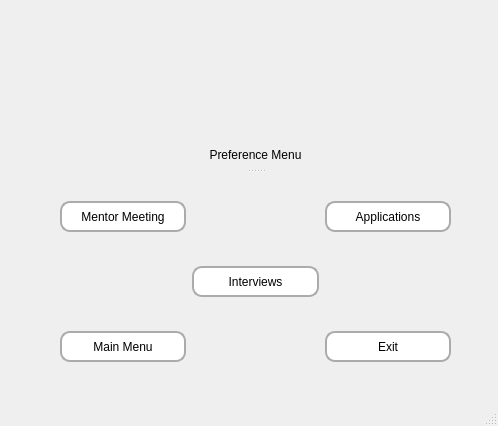
<?xml version="1.0" encoding="UTF-8"?>
<ui version="4.0">
 <class>MainWindow</class>
 <widget class="QMainWindow" name="MainWindow">
  <property name="geometry">
   <rect>
    <x>0</x>
    <y>0</y>
    <width>498</width>
    <height>426</height>
   </rect>
  </property>
  <property name="windowTitle">
   <string>MainWindow</string>
  </property>
  <widget class="QWidget" name="centralwidget">
   <widget class="QLabel" name="label">
    <property name="geometry">
     <rect>
      <x>40</x>
      <y>10</y>
      <width>431</width>
      <height>111</height>
     </rect>
    </property>
    <property name="text">
     <string/>
    </property>
    <property name="pixmap">
     <pixmap>../../logo_720.png</pixmap>
    </property>
    <property name="scaledContents">
     <bool>true</bool>
    </property>
   </widget>
   <widget class="QSplitter" name="splitter">
    <property name="geometry">
     <rect>
      <x>60</x>
      <y>140</y>
      <width>391</width>
      <height>251</height>
     </rect>
    </property>
    <property name="orientation">
     <enum>Qt::Orientation::Vertical</enum>
    </property>
    <widget class="QLabel" name="label_2">
     <property name="styleSheet">
      <string notr="true">font: 700 italic 20pt &quot;Segoe UI&quot;;</string>
     </property>
     <property name="text">
      <string>Preference Menu</string>
     </property>
     <property name="alignment">
      <set>Qt::AlignmentFlag::AlignCenter</set>
     </property>
    </widget>
    <widget class="QWidget" name="layoutWidget">
     <layout class="QGridLayout" name="gridLayout">
      <item row="2" column="0">
       <widget class="QPushButton" name="pushButton_3">
        <property name="minimumSize">
         <size>
          <width>121</width>
          <height>31</height>
         </size>
        </property>
        <property name="styleSheet">
         <string notr="true">
QPushButton{
color:rgb(0, 0, 0);
background-color: rgb(255, 255, 255);
border-radius: 10px;
border: 2px solid rgb(171, 171, 171);
}
QPushButton:hover {
    background-color:rgb(255, 226, 229);
}
QPushButton:pressed {
    background-color: rgb(218, 30, 60);
	color: rgb(255, 255, 255)
}</string>
        </property>
        <property name="text">
         <string>Main Menu</string>
        </property>
       </widget>
      </item>
      <item row="2" column="2">
       <widget class="QPushButton" name="pushButton_2">
        <property name="minimumSize">
         <size>
          <width>121</width>
          <height>31</height>
         </size>
        </property>
        <property name="styleSheet">
         <string notr="true">
QPushButton{
color:rgb(0, 0, 0);
background-color: rgb(255, 255, 255);
border-radius: 10px;
border: 2px solid rgb(171, 171, 171);
}
QPushButton:hover {
    background-color:rgb(255, 226, 229);
}
QPushButton:pressed {
    background-color: rgb(218, 30, 60);
	color: rgb(255, 255, 255)
}</string>
        </property>
        <property name="text">
         <string>Exit</string>
        </property>
       </widget>
      </item>
      <item row="1" column="1">
       <widget class="QPushButton" name="pushButton_4">
        <property name="minimumSize">
         <size>
          <width>121</width>
          <height>31</height>
         </size>
        </property>
        <property name="styleSheet">
         <string notr="true">
QPushButton{
color:rgb(0, 0, 0);
background-color: rgb(255, 255, 255);
border-radius: 10px;
border: 2px solid rgb(171, 171, 171);
}
QPushButton:hover {
    background-color:rgb(255, 226, 229);
}
QPushButton:pressed {
    background-color: rgb(218, 30, 60);
	color: rgb(255, 255, 255)
}
</string>
        </property>
        <property name="text">
         <string>Interviews</string>
        </property>
       </widget>
      </item>
      <item row="0" column="2">
       <widget class="QPushButton" name="pushButton">
        <property name="minimumSize">
         <size>
          <width>121</width>
          <height>31</height>
         </size>
        </property>
        <property name="styleSheet">
         <string notr="true">
QPushButton{
color:rgb(0, 0, 0);
background-color: rgb(255, 255, 255);
border-radius: 10px;
border: 2px solid rgb(171, 171, 171);
}
QPushButton:hover {
    background-color:rgb(255, 226, 229);
}
QPushButton:pressed {
    background-color: rgb(218, 30, 60);
	color: rgb(255, 255, 255)
}</string>
        </property>
        <property name="text">
         <string>Applications</string>
        </property>
       </widget>
      </item>
      <item row="0" column="0">
       <widget class="QPushButton" name="pushButton_5">
        <property name="minimumSize">
         <size>
          <width>121</width>
          <height>31</height>
         </size>
        </property>
        <property name="styleSheet">
         <string notr="true">
QPushButton{
color:rgb(0, 0, 0);
background-color: rgb(255, 255, 255);
border-radius: 10px;
border: 2px solid rgb(171, 171, 171);
}
QPushButton:hover {
    background-color:rgb(255, 226, 229);
}
QPushButton:pressed {
    background-color: rgb(218, 30, 60);
	color: rgb(255, 255, 255)
}</string>
        </property>
        <property name="text">
         <string>Mentor Meeting</string>
        </property>
       </widget>
      </item>
     </layout>
    </widget>
   </widget>
  </widget>
  <widget class="QMenuBar" name="menubar">
   <property name="geometry">
    <rect>
     <x>0</x>
     <y>0</y>
     <width>498</width>
     <height>33</height>
    </rect>
   </property>
  </widget>
  <widget class="QStatusBar" name="statusbar"/>
 </widget>
 <resources/>
 <connections/>
</ui>
